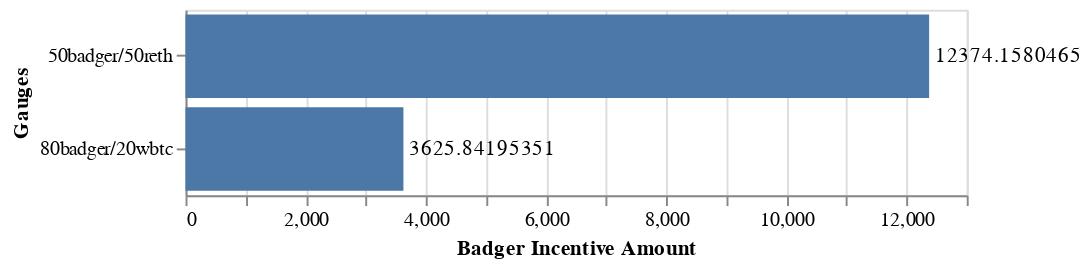

The notebook cell this image was saved under:
### Code cell
# Incentive split visual
chart = incentive_visuals(VISUAL_LABELS, [badger_to_bribe, remaining_bribe])
chart.properties(height=95)

### Figure 1 — Vega-Lite specification as saved in the notebook (floating-point values rounded to 4 significant figures)
{"config": {"view": {"continuousWidth": 400, "continuousHeight": 300}}, "layer": [{"mark": "bar", "encoding": {"x": {"field": "Badger Incentive Amount", "type": "quantitative"}, "y": {"field": "Gauges", "type": "ordinal"}}}, {"mark": {"type": "text", "align": "left", "baseline": "middle", "dx": 3}, "encoding": {"text": {"field": "Badger Incentive Amount", "type": "quantitative"}, "x": {"field": "Badger Incentive Amount", "type": "quantitative"}, "y": {"field": "Gauges", "type": "ordinal"}}}], "data": {"name": "data-1fcc87db379c1a8252c2c46479e3ae58"}, "height": 95, "$schema": "https://vega.github.io/schema/vega-lite/v4.17.0.json", "datasets": {"data-1fcc87db379c1a8252c2c46479e3ae58": [{"Gauges": "80badger/20wbtc", "Badger Incentive Amount": 3626.0}, {"Gauges": "50badger/50reth", "Badger Incentive Amount": 12370.0}]}}
